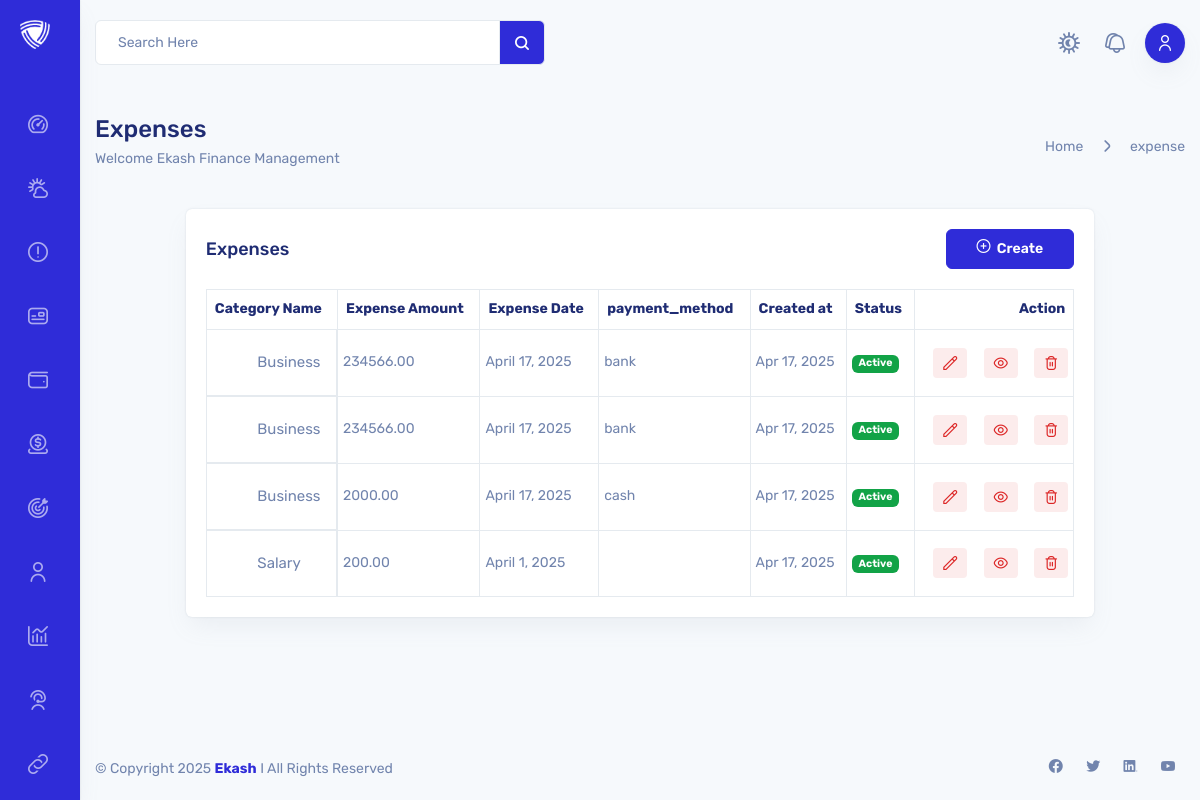
Page /expenses/ on the earlier database version.
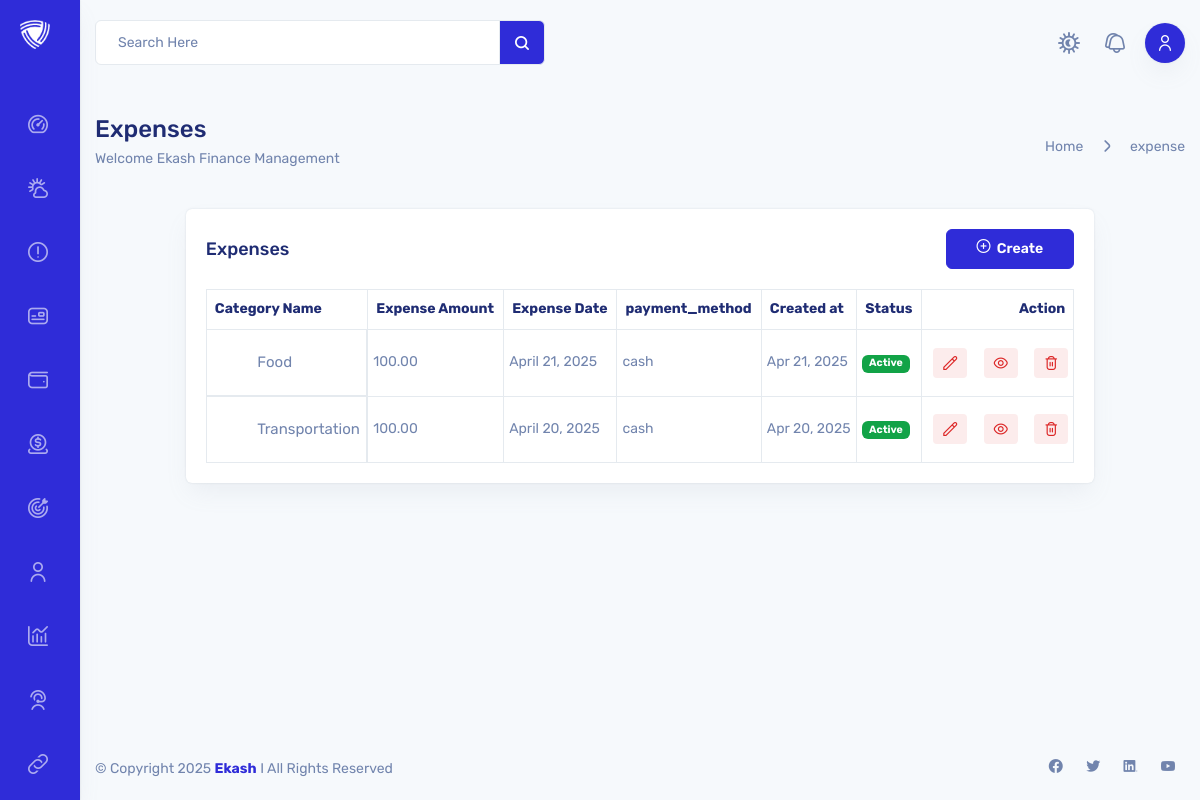
Same page on the later database version.
### expenses/models.py (models this page shows, shortened)
class Expense(models.Model):
    PAYMENT_METHODS = [
        ('cash', 'Cash'),
        ('card', 'Card'),
        ('bank', 'Bank Transfer'),
        ('other', 'Other'),
    ]
    user = models.ForeignKey(Account, on_delete=models.CASCADE, related_name='expense_user')
    category_type = models.ForeignKey(CategoryType, on_delete=models.CASCADE)
    category = models.ForeignKey(Category, on_delete=models.CASCADE, related_name='expenses')
    amount = models.DecimalField(max_digits=10, decimal_places=2)
    description = models.TextField(blank=True)
    expense_date = models.DateField()
    payment_method = models.CharField(max_length=20, choices=PAYMENT_METHODS)
    is_active = models.BooleanField(default=True)
    created_at = models.DateTimeField(auto_now_add=True)
    updated_at = models.DateTimeField(auto_now=True)

### category/models.py (models this page shows, shortened)
class Category(models.Model):
    user = models.ForeignKey(Account, on_delete=models.CASCADE, related_name='category_user', null=True, blank=True)
    category_type = models.ForeignKey(CategoryType, on_delete=models.CASCADE, related_name='cat_type')
    category_icon = models.ForeignKey(Icon, on_delete=models.CASCADE, related_name='icon')
    category_icon_color = models.ForeignKey(Color, on_delete=models.CASCADE, related_name='icon_color')
    category_name = models.CharField(max_length=50, blank=True)
    slug = models.SlugField(max_length=264, unique=True)
    is_active = models.BooleanField(default=True)
    created_at = models.DateTimeField(auto_now_add=True)
    updated_at = models.DateTimeField(auto_now=True)
    class Meta:
        verbose_name = 'category'
        verbose_name_plural = 'categories'
    def __str__(self):
        return self.category_name

### expenses/views.py (the view)
# urls.py: path('', views.get_expense, name='expense-list'),
def get_expense(request):
    expense = Expense.objects.all().order_by('-created_at')
    context = {'expense': expense}
    return render(request, 'expense/expense_list.html', context)

### templates/expense/expense_list.html
{% extends 'core/base.html' %}
{% block content %}
<div class="container">
    <div class="row justify-content-center align-items-center g-0">
        <div class="col-12">
            <div class="page-title">
                <div class="row align-items-center justify-content-between">
                    <div class="col-xl-4">
                        <div class="page-title-content">
                            <h3>Expenses</h3>
                            <p class="mb-2">Welcome Ekash Finance Management</p>
                        </div>
                    </div>
                    <div class="col-auto">
                        <div class="breadcrumbs"><a href="{% url 'userauthencation:dashboard' %}">Home </a>
                            <span><i class="fi fi-rr-angle-small-right"></i></span>
                            <a href="{% url 'expense:expense-list' %}">expense</a>
                        </div>
                    </div>
                </div>
            </div>
        </div>
    </div>
    <div class="row">
        <div class="col-xxl-12 col-xl-12">
            <div class="row justify-content-center align-items-center g-0">
                <div class="col-xxl-12 col-xl-10 col-lg-8">
                    <div class="card">
                        <div class="card-header">
                            <h4 class="card-title">Expenses</h4>
                            <a href="{% url 'expense:expense-create' %}" class="btn btn-primary">
                                <span><i class="fi fi-rs-add"></i></span>&nbsp; Create
                            </a>
                        </div>
                        <div class="card-body">
                            <div class="category-type">
                                {% if expense %}
                                <table class="table table-bordered table-responsive">
                                    <thead>
                                    <tr>
                                        <th scope="col">Category Name</th>
                                        <th scope="col">Expense Amount</th>
                                        <th scope="col">Expense Date</th>
                                        <th scope="col">payment_method</th>
                                        <th scope="col">Created at</th>
                                        <th scope="col">Status</th>
                                        <th scope="col">Action</th>
                                    </tr>
                                    </thead>
                                    <tbody>
                                    {% for item in expense %}
                                    <tr>
                                        <td class="left-category">
                                            <span class="category-icon"><i
                                                    class=""></i>{{ item.category}}</span>
                                        </td>
                                        <td>{{ item.amount }}</td>
                                        <td>{{ item.expense_date }}</td>
                                        <td>{{ item.payment_method }}</td>
                                        <td>{{ item.created_at|date:"M d, Y" }}</td>
                                        <td>
                                            {% if item.is_active %}
                                            <span class="badge bg-success">Active</span>
                                            {% else %}
                                            <span class="badge bg-danger">Inactive</span>
                                            {% endif %}
                                        </td>
                                        <td class="right-category">
                                            <a href="{% url 'expense:expense-edit' item.pk %}"
                                               class="text-warning me-2" title="Edit">
                                                <span><i class="fi fi-rs-pencil"></i></span>
                                            </a>
                                            <a href="{% url 'expense:expense-detail' item.pk %}"
                                               class="text-info me-2" title="View">
                                                <span><i class="fi fi-rr-eye"></i></span>
                                            </a>
                                            <a href="{% url 'expense:expense-delete' item.pk %}" class="text-danger"
                                               title="Delete"
                                               onclick="return confirm('Are you sure you want to delete this category?')">
                                                <span><i class="fi fi-rr-trash"></i></span>
                                            </a>
                                        </td>
                                    </tr>
                                    {% endfor %}
                                    </tbody>
                                </table>
                                {% else %}
                                <div class="alert alert-warning" role="alert">
                                    No data found!
                                </div>
                                {% endif %}
                            </div>
                        </div>
                    </div>
                </div>
            </div>
        </div>
    </div>
</div>
{% endblock %}

### templates/core/base.html (shortened to what this page needs)
{% load static %}
<!DOCTYPE html>
<html lang="en">
<head>
    <link rel="stylesheet" href="{% static 'css/style.css' %}">
    <link href="https://cdn.jsdelivr.net/npm/select2@4.1.0-rc.0/dist/css/select2.min.css" rel="stylesheet"/>
</head>
<body class="dashboard">
<div id="main-wrapper">
    <div class="header">
        <div class="container">
            <div class="row">
                <div class="col-xxl-12">
                    <div class="header-content">
                        <div class="header-left">
                            <div class="search">
                                <form action="#">
                                    <div class="input-group">
                                        <input type="text" class="form-control" placeholder="Search Here">
                                        <span class="input-group-text"><i class="fi fi-br-search"></i></span>
                                    </div>
                                </form>
                            </div>
                        </div>
                        <div class="header-right">
                            <div class="dark-light-toggle" onclick="themeToggle()">
                                <span class="dark"><i class="fi fi-rr-eclipse-alt"></i></span>
                            </div>
                            <div class="nav-item dropdown notification">
                                <div data-bs-toggle="dropdown">
                                    <div class="notify-bell icon-menu">
                                        <span><i class="fi fi-rs-bells"></i></span>
                                    </div>
                                </div>
                            </div>
                            <div class="dropdown profile_log dropdown">
                                <div data-bs-toggle="dropdown">
                                    <div class="user icon-menu active"><span><i class="fi fi-rr-user"></i></span></div>
                                </div>
                            </div>
                        </div>
                    </div>
                </div>
            </div>
        </div>
    </div>
    <div class="sidebar">
        <div class="brand-logo"><a class="full-logo" href="{% url 'userauthencation:dashboard' %}"><img
                src="{% static 'images/logoi.png' %}" alt="" width="30"></a>
        </div>
        <div class="menu">
            <ul>
                <li>
                    <a href="{% url 'userauthencation:dashboard' %}">
                            <span>
                                <i class="fi fi-rr-dashboard"></i>
                            </span>
                    </a>
                </li>
                <li>
                    <a href="{% url 'category:category-list' %}">
                            <span>
                                <i class="fi fi-rr-cloud-sun"></i>
                            </span>
                    </a>
                </li>
                <li>
                    <a href="{% url 'expense:expense-list' %}">
                            <span>
                                <i class="fi fi-rr-exclamation"></i>
                            </span>
                    </a>
                </li>
                <li>
                    <a href="{% url 'income:income-list' %}">
                            <span>
                                <i class="fi fi-rr-money-check"></i>
                            </span>
                    </a>
                </li>
                <li>
                    <a href="wallets.html">
                            <span>
                                <i class="fi fi-rr-wallet"></i>
                            </span>
                    </a>
                </li>
                <li>
                    <a href="{% url 'budget:budget-list' %}">
                            <span>
                                <i class="fi fi-rr-donate"></i>
                            </span>
                    </a>
                </li>
                <li>
                    <a href="goals.html">
                            <span>
                                <i class="fi fi-sr-bullseye-arrow"></i>
                            </span>
                    </a>
                </li>
                <li>
                    <a href="profile.html">
                            <span>
                                <i class="fi fi-rr-user"></i>
                            </span>
                    </a>
                </li>
                <li>
                    <a href="analytics.html">
                            <span>
                                <i class="fi fi-rr-chart-histogram"></i>
                            </span>
                    </a>
                </li>
                <li>
                    <a href="support.html">
                            <span>
                                <i class="fi fi-rr-user-headset"></i>
                            </span>
                    </a>
                </li>
                <li>
                    <a href="affiliates.html">
                            <span>
                                <i class="fi fi-rs-link-alt"></i>
                            </span>
                    </a>
                </li>
            </ul>
        </div>
    </div>
    <div class="content-body">
        {% block content %}
        {% endblock %}
    </div>
    <div class="footer">
        <div class="container">
            <div class="row">
                <div class="col-xl-6">
                    <div class="copyright">
                        <p>© Copyright
                            <a href="#">Ekash</a> I All Rights Reserved
                        </p>
                    </div>
                </div>
                <div class="col-xl-6">
                    <div class="footer-social">
                        <ul>
                            <li><a href="#"><i class="fi fi-brands-facebook"></i></a></li>
                            <li><a href="#"><i class="fi fi-brands-twitter"></i></a></li>
                            <li><a href="#"><i class="fi fi-brands-linkedin"></i></a></li>
                            <li><a href="#"><i class="fi fi-brands-youtube"></i></a></li>
                        </ul>
                    </div>
                </div>
            </div>
        </div>
    </div>
</div>
</body>
</html>

Differences in the rows shown:
removed Expense: category "Business", amount "234566.00", expense_date "April 17, 2025", payment_method "bank", created_at "Apr 17, 2025", is_active "Active"
removed Expense: category "Business", amount "234566.00", expense_date "April 17, 2025", payment_method "bank", created_at "Apr 17, 2025", is_active "Active"
removed Expense: category "Business", amount "2000.00", expense_date "April 17, 2025", payment_method "cash", created_at "Apr 17, 2025", is_active "Active"
removed Expense: category "Salary", amount "200.00", expense_date "April 1, 2025", created_at "Apr 17, 2025", is_active "Active"
added Expense: category "Food", amount "100.00", expense_date "April 21, 2025", payment_method "cash", created_at "Apr 21, 2025", is_active "Active"
added Expense: category "Transportation", amount "100.00", expense_date "April 20, 2025", payment_method "cash", created_at "Apr 20, 2025", is_active "Active"
